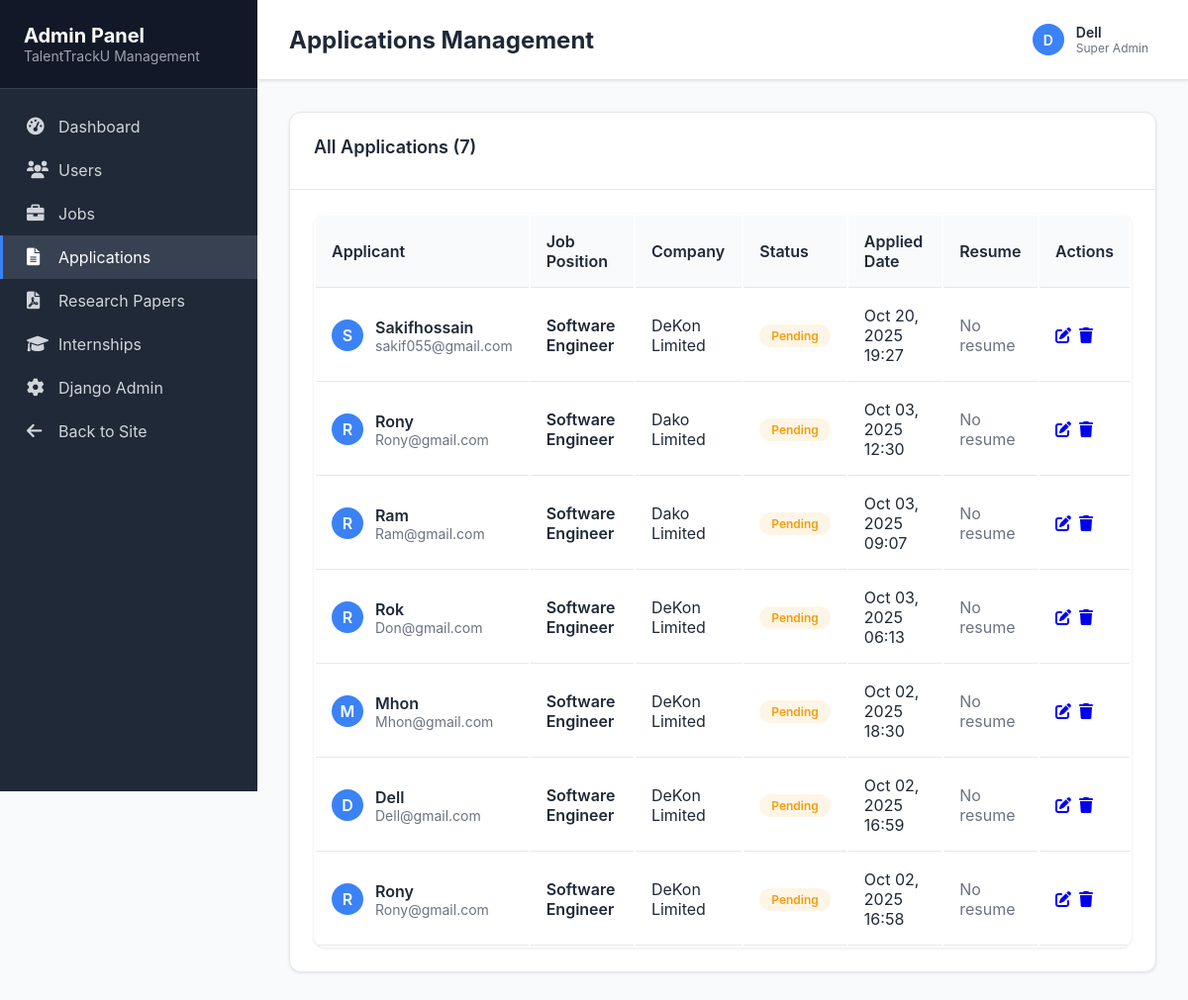
/admin-panel/applications/ (signed in), run on the app's committed database.
### job/models.py (models this page shows, shortened)
class Application(models.Model):
    STATUS_CHOICES = (
        ('pending', 'Pending'),
        ('accepted', 'Accepted'),
        ('rejected', 'Rejected'),
    )
    job = models.ForeignKey(Job, on_delete=models.CASCADE, related_name='job_applications')  # Unique related_name
    applicant = models.ForeignKey(User, on_delete=models.CASCADE, related_name='job_applicant')  # Unique related_name
    applied_at = models.DateTimeField(auto_now_add=True)
    status = models.CharField(max_length=20, choices=STATUS_CHOICES, default='pending')
    cover_letter = models.TextField(blank=True)
    resume = models.FileField(upload_to='resumes/', blank=True, null=True)

class Job(models.Model):
    title = models.CharField(max_length=200)
    company = models.CharField(max_length=100)
    description = models.TextField()
    location = models.CharField(max_length=100, blank=True)
    salary = models.CharField(max_length=50, blank=True)
    image = models.ImageField(upload_to='jobs/', blank=True)
    posted_by = models.ForeignKey(User, on_delete=models.CASCADE)
    created_at = models.DateTimeField(auto_now_add=True)

### admin_panel/views.py (the view)
# urls.py: path('applications/', views.admin_applications, name='admin_applications'),
@superuser_required
def admin_applications(request):
    applications = Application.objects.select_related('job', 'applicant').all().order_by('-applied_at')
    return render(request, 'admin_panel/applications.html', {'applications': applications})

### admin_panel/views.py (called while the page is built)
def superuser_required(view_func):
    return user_passes_test(
        lambda u: u.is_active and u.is_superuser,
        login_url='/admin/login/'
    )(view_func)

### admin_panel/templates/admin_panel/applications.html (shortened to what this page needs)
{% extends 'admin_panel/base.html' %}
{% block page_title %}Applications Management{% endblock %}
{% block content %}
<div class="card">
    <div class="card-header">
        <h3 class="card-title">All Applications ({{ applications.count }})</h3>
    </div>
    <div class="card-body">
        <table class="data-table">
            <thead>
                <tr>
                    <th>Applicant</th>
                    <th>Job Position</th>
                    <th>Company</th>
                    <th>Status</th>
                    <th>Applied Date</th>
                    <th>Resume</th>
                    <th>Actions</th>
                </tr>
            </thead>
            <tbody>
                {% for app in applications %}
                <tr>
                    <td>
                        <div style="display: flex; align-items: center;">
                            <div style="width: 32px; height: 32px; border-radius: 50%; background: var(--info); color: white; display: flex; align-items: center; justify-content: center; font-weight: 600; margin-right: 0.75rem;">
                                {{ app.applicant.username|first|upper }}
                            </div>
                            <div>
                                <div style="font-weight: 600;">{{ app.applicant.username }}</div>
                                <div style="color: var(--text-secondary); font-size: 0.875rem;">
                                    {{ app.applicant.email }}
                                </div>
                            </div>
                        </div>
                    </td>
                    <td>
                        <div style="font-weight: 600;">{{ app.job.title }}</div>
                    </td>
                    <td>{{ app.job.company }}</td>
                    <td>
                        <span class="badge badge-{% if app.status == 'accepted' %}success{% elif app.status == 'rejected' %}danger{% else %}warning{% endif %}">
                            {{ app.get_status_display }}
                        </span>
                    </td>
                    <td>{{ app.applied_at|date:"M d, Y H:i" }}</td>
                    <td>
                        {% if app.resume %}
                            <a href="{{ app.resume.url }}" target="_blank" style="color: var(--info); text-decoration: none;">
                                <i class="fas fa-download"></i> Download
                            </a>
                        {% else %}
                            <span style="color: var(--text-secondary);">No resume</span>
                        {% endif %}
                    </td>
                    <td>
                        <div style="display: flex; gap: 0.5rem; flex-wrap: wrap;">
                            <a href="{% url 'admin_panel:admin_edit_application' app.id %}" class="btn-action btn-edit" title="Edit Application">
                                <i class="fas fa-edit"></i>
                            </a>
                            <a href="{% url 'admin_panel:admin_delete_application' app.id %}" class="btn-action btn-delete" title="Delete Application">
                                <i class="fas fa-trash"></i>
                            </a>
                        </div>
                    </td>
                </tr>
                {% endfor %}
            </tbody>
        </table>
    </div>
</div>
{% endblock %}

### admin_panel/templates/admin_panel/base.html (shortened to what this page needs)
<!DOCTYPE html>
<html lang="en">
<head>
    <link href="https://cdnjs.cloudflare.com/ajax/libs/font-awesome/6.0.0/css/all.min.css" rel="stylesheet">
</head>
<body>
    <div class="admin-container">
        <div class="sidebar">
            <div class="sidebar-header">
                <h1>Admin Panel</h1>
                <p>TalentTrackU Management</p>
            </div>
            <div class="nav-links">
                <a href="{% url 'admin_panel:admin_dashboard' %}" class="nav-item {% if request.resolver_match.url_name == 'admin_dashboard' %}active{% endif %}">
                    <i class="fas fa-tachometer-alt"></i>
                    Dashboard
                </a>
                <a href="{% url 'admin_panel:admin_users' %}" class="nav-item {% if request.resolver_match.url_name == 'admin_users' %}active{% endif %}">
                    <i class="fas fa-users"></i>
                    Users
                </a>
                <a href="{% url 'admin_panel:admin_jobs' %}" class="nav-item {% if request.resolver_match.url_name == 'admin_jobs' %}active{% endif %}">
                    <i class="fas fa-briefcase"></i>
                    Jobs
                </a>
                <a href="{% url 'admin_panel:admin_applications' %}" class="nav-item {% if request.resolver_match.url_name == 'admin_applications' %}active{% endif %}">
                    <i class="fas fa-file-alt"></i>
                    Applications
                </a>
                <a href="{% url 'admin_panel:admin_research_papers' %}" class="nav-item {% if request.resolver_match.url_name == 'admin_research_papers' %}active{% endif %}">
                    <i class="fas fa-file-pdf"></i>
                    Research Papers
                </a>
                <a href="{% url 'admin_panel:admin_internships' %}" class="nav-item {% if request.resolver_match.url_name == 'admin_internships' %}active{% endif %}">
                    <i class="fas fa-graduation-cap"></i>
                    Internships
                </a>
                <a href="/admin/" class="nav-item" target="_blank">
                    <i class="fas fa-cog"></i>
                    Django Admin
                </a>
                <a href="{% url 'home' %}" class="nav-item">
                    <i class="fas fa-arrow-left"></i>
                    Back to Site
                </a>
            </div>
        </div>
        <div class="main-content">
            <header class="admin-header">
                <div>
                    <h2>{% block page_title %}Dashboard{% endblock %}</h2>
                </div>
                <div class="header-actions">
                    <div class="user-menu">
                        <div class="user-avatar">
                            {{ user.username|first|upper }}
                        </div>
                        <div>
                            <div style="font-weight: 600; font-size: 0.875rem;">{{ user.username }}</div>
                            <div style="color: var(--text-secondary); font-size: 0.75rem;">Super Admin</div>
                        </div>
                    </div>
                </div>
            </header>
            <main class="content-area">
                {% block content %}
                {% endblock %}
            </main>
        </div>
    </div>
</body>
</html>

### admin_panel/templates/admin_panel/base.html (style rules this page uses)
:root { --sidebar-bg: #1f2937; --sidebar-hover: #374151; --sidebar-active: #3b82f6; --header-bg: #ffffff; --content-bg: #f8fafc; --text-primary: #1f2937; --text-secondary: #6b7280; --success: #10b981; --warning: #f59e0b; --danger: #ef4444; --info: #3b82f6; }
* { margin: 0; padding: 0; box-sizing: border-box; }
body { font-family: 'Inter', -apple-system, BlinkMacSystemFont, sans-serif; background: var(--content-bg); color: var(--text-primary); }
.admin-container { display: flex; min-height: 100vh; }
.sidebar { width: 260px; background: var(--sidebar-bg); color: white; position: fixed; height: 100vh; overflow-y: auto; transition: all 0.3s; z-index: 1000; }
.sidebar-header { padding: 1.5rem; border-bottom: 1px solid #374151; background: #111827; }
.sidebar-header h1 { font-size: 1.25rem; font-weight: 700; color: white; }
.sidebar-header p { color: #9ca3af; font-size: 0.875rem; }
.nav-links { padding: 1rem 0; }
.nav-item { display: flex; align-items: center; padding: 0.75rem 1.5rem; color: #d1d5db; text-decoration: none; transition: all 0.3s; border-left: 3px solid transparent; }
.nav-item.active { background: var(--sidebar-hover); color: white; border-left-color: var(--sidebar-active); }
.nav-item i { width: 20px; margin-right: 0.75rem; font-size: 1.1rem; }
.main-content { flex: 1; margin-left: 260px; min-height: 100vh; }
.admin-header { background: var(--header-bg); border-bottom: 1px solid #e5e7eb; padding: 1rem 2rem; display: flex; justify-content: space-between; align-items: center; box-shadow: 0 1px 3px rgba(0, 0, 0, 0.1); }
.header-actions { display: flex; align-items: center; gap: 1rem; }
.user-menu { display: flex; align-items: center; gap: 0.75rem; padding: 0.5rem; border-radius: 0.5rem; cursor: pointer; transition: background 0.3s; }
.user-avatar { width: 32px; height: 32px; border-radius: 50%; background: var(--info); color: white; display: flex; align-items: center; justify-content: center; font-weight: 600; font-size: 0.875rem; }
.content-area { padding: 2rem; }
.card { background: white; border-radius: 0.75rem; box-shadow: 0 1px 3px rgba(0, 0, 0, 0.1); border: 1px solid #e5e7eb; }
.card-header { padding: 1.5rem; border-bottom: 1px solid #e5e7eb; }
.card-body { padding: 1.5rem; }
.card-title { font-size: 1.125rem; font-weight: 600; color: var(--text-primary); margin-bottom: 0.5rem; }
.data-table { width: 100%; background: white; border-radius: 0.75rem; overflow: hidden; box-shadow: 0 1px 3px rgba(0, 0, 0, 0.1); }
.data-table th { background: #f9fafb; padding: 1rem; text-align: left; font-weight: 600; color: var(--text-primary); border-bottom: 1px solid #e5e7eb; }
.data-table td { padding: 1rem; border-bottom: 1px solid #e5e7eb; }
.badge { display: inline-flex; align-items: center; padding: 0.25rem 0.75rem; border-radius: 9999px; font-size: 0.75rem; font-weight: 600; }
.badge-warning { background: rgba(245, 158, 11, 0.1); color: var(--warning); }

### data on the page
Application: applicant.username|first "S", applicant.username "Sakifhossain", applicant.email "sakif055@gmail.com", job "Software Engineer", job.company "DeKon Limited", status "Pending", applied_at "Oct 20, 2025 19:27", resume "No resume"
Application: applicant.username|first "R", applicant.username "Rony", applicant.email "Rony@gmail.com", job "Software Engineer", job.company "Dako Limited", status "Pending", applied_at "Oct 03, 2025 12:30", shows "No resume"
Application: applicant.username|first "R", applicant.username "Ram", applicant.email "Ram@gmail.com", job "Software Engineer", job.company "Dako Limited", status "Pending", applied_at "Oct 03, 2025 09:07", shows "No resume"
Application: applicant.username|first "R", applicant.username "Rok", applicant.email "Don@gmail.com", job "Software Engineer", job.company "DeKon Limited", status "Pending", applied_at "Oct 03, 2025 06:13", shows "No resume"
Application: applicant.username|first "M", applicant.username "Mhon", applicant.email "Mhon@gmail.com", job "Software Engineer", job.company "DeKon Limited", status "Pending", applied_at "Oct 02, 2025 18:30", shows "No resume"
Application: applicant.username|first "D", applicant.username "Dell", applicant.email "Dell@gmail.com", job "Software Engineer", job.company "DeKon Limited", status "Pending", applied_at "Oct 02, 2025 16:59", shows "No resume"
Application: applicant.username|first "R", applicant.username "Rony", applicant.email "Rony@gmail.com", job "Software Engineer", job.company "DeKon Limited", status "Pending", applied_at "Oct 02, 2025 16:58", shows "No resume"

### other printed values
{{ user.username|first|upper }} "D"
{{ user.username }} "Dell"
{{ applications.count }} "7"
